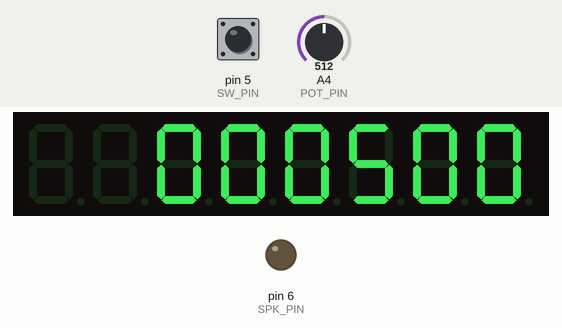
The sketch below on a simulated Arduino Uno, built with avr-gcc and run on an emulated ATmega328P. Parts: 8-digit seven-segment display, output pins drawn as LEDs (lit = HIGH). The inputs (shaded band) are chosen by the test bench; at power-on: pin 5 (SW_PIN) HIGH, A4 (POT_PIN) = 512. Pins used as bus, display or sensor lines are not drawn.

Above: at 1.2 s.
1.3 s: pin 5 (SW_PIN) pulled LOW for 0.15 s
At 2.0 s:
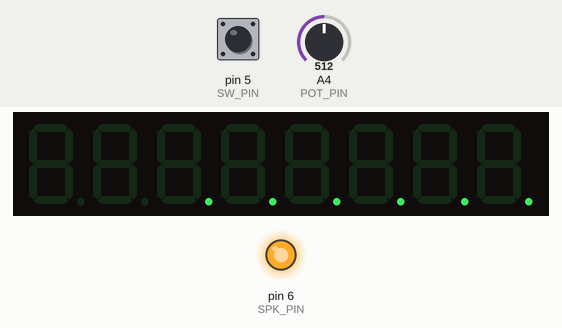
3.6 s: A4 (POT_PIN) set to 1009
At 4.2 s:
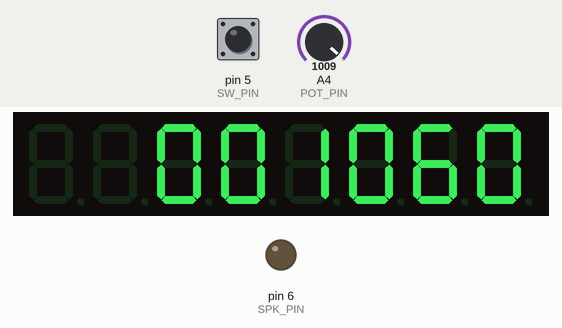
5.2 s: pin 5 (SW_PIN) pulled LOW for 1 s
At 6.9 s:
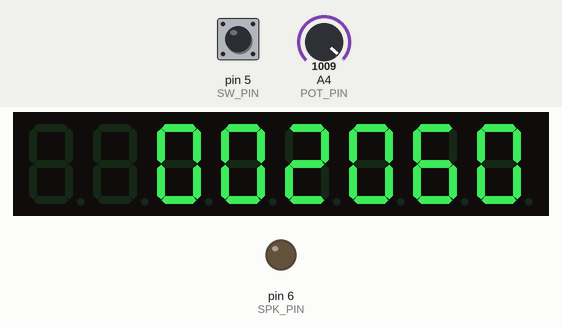
7.8 s: A4 (POT_PIN) set to 306
At 9.0 s:
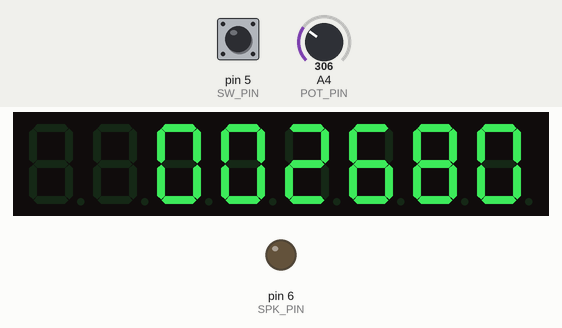
9.3 s: A4 (POT_PIN) set to 122
At 10.2 s:
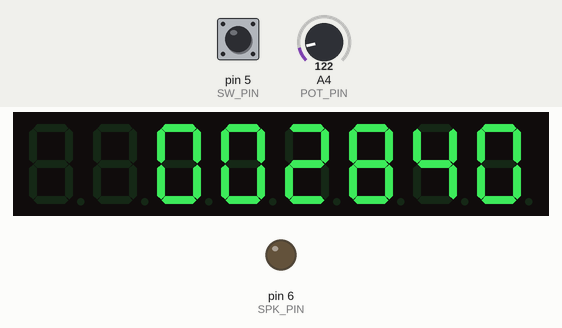
Timing chart, 0 to 11.8 s (numbered marks = the images above; inputs shaded):
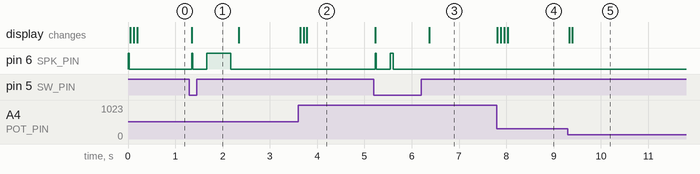

The sketch:

spot-welder.ino
```cpp
#include <max7219.h>

#define POT_PIN 18
#define SW_PIN 5
#define SPK_PIN 6
#define SSR_PIN 9
#define LED_BRIG 200

MAX7219 max7219;
// MAX_CLK 11
// MAX_CS 12
// MAX_DIN 10

int count, pulse_length;
bool button_was_pressed, pulse_executed;
char display_data[20];

void setup() {
  max7219.Begin();
  max7219.MAX7219_SetBrightness(LED_BRIG);
  pinMode(SW_PIN, INPUT);
  pinMode(SPK_PIN, OUTPUT);
  pinMode(SSR_PIN, OUTPUT);
  digitalWrite(SPK_PIN, HIGH);
  delay(25);
  digitalWrite(SPK_PIN, LOW);
}

void loop() {
  for (int i = 0; i < 10; i++) {
    pulse_length += map(analogRead(POT_PIN), 1023, 0, 50, 950);
    delay(2);
  }
  pulse_length = pulse_length / 11;                               // calculates average
  pulse_length = (pulse_length / 5 + (pulse_length % 5 > 2)) * 5; // rounds to the nearest 5ms
  sprintf(display_data, "%03d%03d", count, pulse_length);
  max7219.DisplayText(display_data, 1);                           // prints to display

  while (digitalRead(SW_PIN) == LOW) {
    sprintf(display_data, "%s", " . . . . . .");                  // blanks display while button pressed
    max7219.DisplayText(display_data, 1);                         // prints to display
    digitalWrite(SPK_PIN, HIGH);
    delay(25);
    digitalWrite(SPK_PIN, LOW);
    delay(300);
    digitalWrite(SPK_PIN, HIGH);
    digitalWrite(SSR_PIN, HIGH);
    delay(pulse_length);
    digitalWrite(SSR_PIN, LOW);
    digitalWrite(SPK_PIN, LOW);
    count > 999 ? count = 0 : count++;                            // doesn't display for more than 999 events
    while (digitalRead(SW_PIN) == LOW) {}                         // waits forever until button is depressed/released
    delay(100);                                                   // allows for button bounce to be depleted
  }
  delay(50);                                                      // for stability
}
```

Measured:
- after the input at 1.3 s, pin 6 (SPK_PIN): LOW → HIGH after 0.05 s, → LOW 0.03 s later, → HIGH 0.30 s later, → LOW 0.50 s later; the display: changes after 0.05 s (image 1)
- after the input at 3.6 s, the display: first changes at once (image 2 shows a later state)
- after the input at 5.2 s, pin 6 (SPK_PIN): alternates HIGH for 0.04 s and LOW for 0.30 s, 4 changes in all, then stays LOW, starting at once; the display: first changes at once (image 3 shows a later state)
- after the input at 7.8 s, the display: first changes at once (image 4 shows a later state)
- after the input at 9.3 s, the display: first changes at once (image 5 shows a later state)
